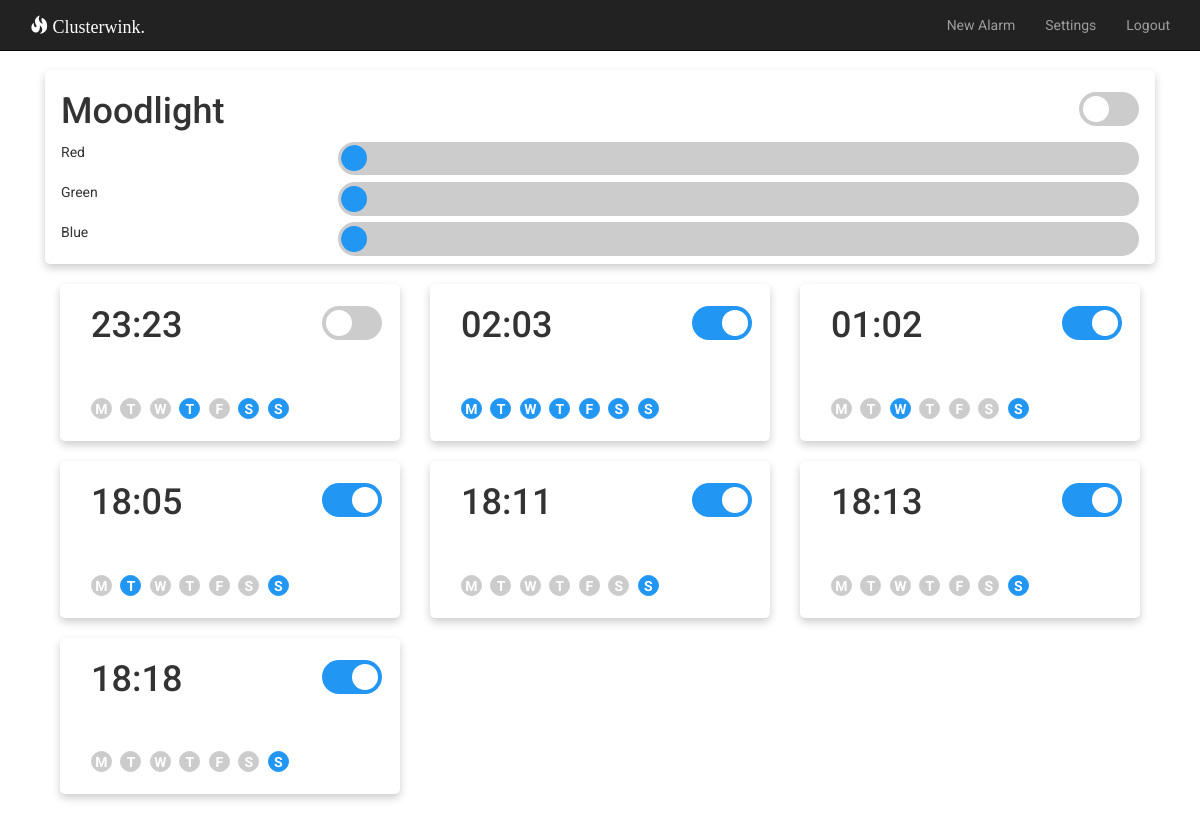
Before: /index (signed in) with the older database file.
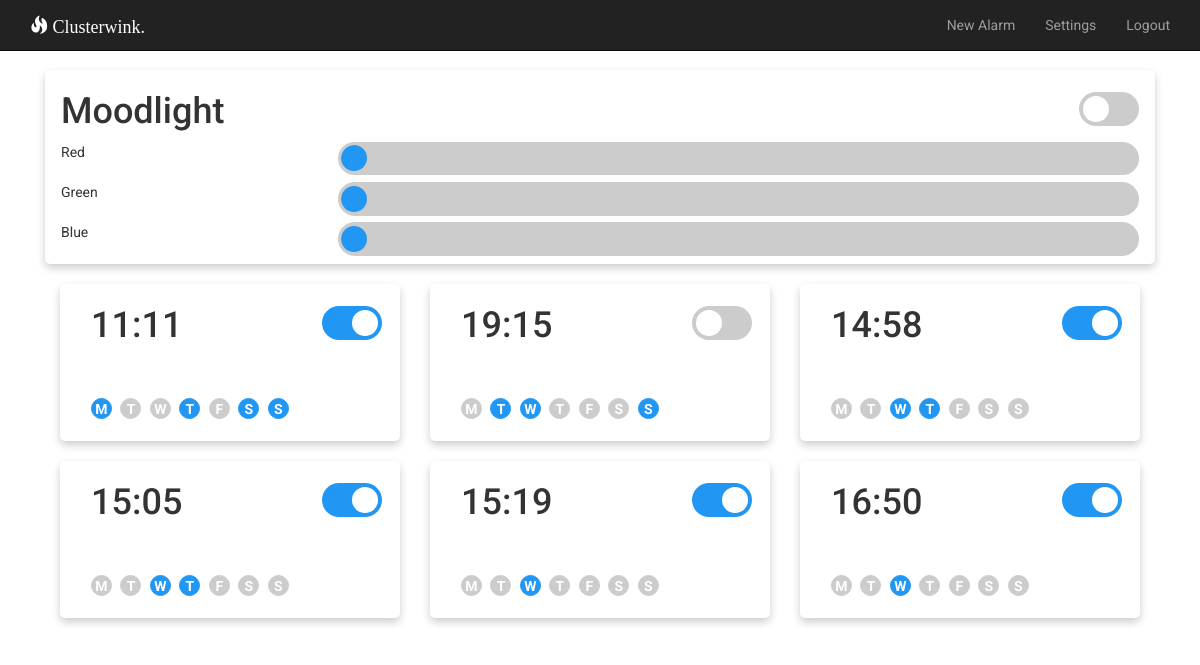
After: the same page with the newer database file.
### app/models.py (models this page shows, shortened)
class Alarm(db.Model):
	id = db.Column(db.Integer, primary_key=True)
	hour = db.Column(db.Integer, index=True)
	minute = db.Column(db.Integer, index=True)
	time = db.Column(db.Integer, index=True)
	active = db.Column(db.Boolean, default=True)
	repeat = db.Column(db.Boolean)
	label = db.Column(db.String(64))
	duration = db.Column(db.Integer)
	monday = db.Column(db.Boolean)
	tuesday = db.Column(db.Boolean)
	wednesday = db.Column(db.Boolean)
	thursday = db.Column(db.Boolean)
	friday = db.Column(db.Boolean)
	saturday = db.Column(db.Boolean)
	sunday = db.Column(db.Boolean)

### app/routes.py (the view)
@app.route('/')
@app.route('/index')
@login_required
def index():
	user = {'username': 'Lenny'}
	posts = [
		{
			'author': {'username': 'John'},
			'body': 'Beautiful day in Portland!'
		},
		{
			'author': {'username': 'Susan'},
			'body': 'The Avengers movie was so cool!'
		}
	]
	alarms = Alarm.query.all()
	return render_template('index.html', title='Home', posts=posts, alarms=alarms)

### app/models.py (called while the page is built)
@login.user_loader
def load_user(id):
	return User.query.get(int(id))

### app/templates/index.html (shortened to what this page needs)
{% extends "base.html" %}
{% block app_content %}
	<div class="col-lg-12">
		<div class="card">
				<div class="card-body" id="color-selector">
					<div class="row">
						<div class="col-xs-8 col-sm-9">
							<h1>Moodlight</h1>
						</div>
						<div class="col-xs-4 col-sm-3" align="right">
							<label class="switch">
								<span class="slider round"></span>
							</label>
						</div>
					</div>
					<div class="row">
						<div class="col-xs-3">Red</div>
						<div class="range-container col-xs-9"> <input type="range" min="0" max="255" value="0" id="red" onchange="set_color('red', this.value)"></div>
					</div>
					<div class="row">
						<div class="col-xs-3">Green</div>
						<div class="range-container col-xs-9"> <input type="range" min="0" max="255" value="0" id="green" onchange="set_color('green', this.value)"></div>
					</div>
					<div class="row">
						<div class="col-xs-3">Blue</div>
						<div class="range-container col-xs-9"> <input type="range" min="0" max="255" value="0" id="blue" onchange="set_color('blue', this.value)"></div>
					</div>
				</div>
	</div>
	{% for alarm in alarms %}
		<div class="col-lg-4 col-sm-6 " id="{{alarm.id}}">
			<div class="card">
				<div class="card-body">
					<div data-toggle="collapse" data-target="#card_{{ alarm.id }}" class="col-xs-8 col-sm-9" >
						<h1 >{{ "%02d" % alarm.hour }}:{{ "%02d" % alarm.minute }}</h1>
					</div>
					<div class="col-xs-4 col-sm-3" align="right">
						<label class="switch">
							<span class="slider round"></span>
						</label>
					</div>
					<div class="col-xs-12 day-bar">
						<div class="day-checkbox">
								<label for="monday_{{ alarm.id }}">M</label>
						</div>
						<div class="day-checkbox">
								<label for="tuesday_{{ alarm.id }}">T</label>
						</div>
						<div class="day-checkbox">
								<label for="wednesday_{{ alarm.id }}">W</label>
						</div>
						<div class="day-checkbox">
								<label for="thursday_{{ alarm.id }}">T</label>
						</div>
						<div class="day-checkbox">
								<label for="friday_{{ alarm.id }}">F</label>
						</div>
						<div class="day-checkbox">
								<label for="saturday_{{ alarm.id }}">S</label>
						</div>
						<div class="day-checkbox">
								<label for="sunday_{{ alarm.id }}">S</label>
						</div>
					</div>
				</div>
			</div>
		</div>
	{% endfor %}
{% endblock %}

### app/templates/base.html (shortened to what this page needs)
{% extends 'bootstrap/base.html' %}
{% block styles %}
	{{super()}}
	<link rel=stylesheet href="{{ url_for('static', filename='style.css') }}">
{% endblock %}
{% block navbar %}
	<nav class="navbar navbar-inverse navbar-fixed-top">
		<div class="container">
			<div class="navbar-header">
				<a class="navbar-brand" id="page_title" href="{{ url_for('index') }}"><span class="glyphicon glyphicon-fire"></span> Clusterwink.</a>
			</div>
			<div class="collapse navbar-collapse" id="bs-example-navbar-collapse-1">
				<ul class="nav navbar-nav navbar-right">
					{% if current_user.is_anonymous %}
					{% else %}
					<li><a href="{{ url_for('new') }}">New Alarm</a></li>
					<li><a href="{{ url_for('settings') }}">Settings</a></li>
					<li><a href="{{ url_for('logout') }}">Logout</a></li>
					{% endif %}
				</ul>
			</div>
		</div>
	</nav>
{% endblock %}
{% block content %}
	<div class="container">
			{% block app_content %}{% endblock %}
	</div>
{% endblock %}

### app/static/style.css (style rules this page uses)
body { padding-top: 70px; font-family: 'Roboto', sans-serif; }
.navbar { border-radius: 0; }
#page_title { font-family: 'Playfair Display', serif; }
.card { position: relative; display: flex; flex-direction: column; min-width: 0; word-wrap: break-word; background-color: white; background-clip: border-box; box-shadow: 0 4px 8px 0 rgba(0,0,0,0.2); transition: 0.3s; margin-bottom: 20px; border-radius: 5px; }
.card-body { padding: 2px 16px; }
.navbar-inverse .navbar-brand { color: white; }
.switch { position: relative; display: inline-block; min-width: 60px; min-height: 34px; margin-top: 20px; max-height: 54px; }
.slider { position: absolute; cursor: pointer; top: 0; left: 0; right: 0; bottom: 0; background-color: #ccc; -webkit-transition: .4s; transition: .4s; height: 34px; }
.slider:before { position: absolute; content: ""; height: 26px; width: 26px; left: 4px; bottom: 4px; background-color: white; -webkit-transition: .4s; transition: .4s; }
input:checked + .slider { background-color: #2196F3; }
input:checked + .slider:before { -webkit-transform: translateX(26px); -ms-transform: translateX(26px); transform: translateX(26px); }
.slider.round { border-radius: 34px; }
.slider.round:before { border-radius: 50%; }
.day-checkbox { position:relative; display: inline-block; width: 1.5em; margin-right: 5px; }
.day-checkbox label { background-color: #ccc; border: 1px solid #ccc; border-radius: 50%; text-align: center; width: 1.5em; height: 1.5em; display: inline-block; color: white; margin-top: 20px; margin-bottom: 20px; -webkit-transition: .4s; transition: .4s; }
.day-checkbox input[type="checkbox"]:checked + label { background-color: #2196F3; border-color: #2196F3; }
.day-checkbox input[type="checkbox"]:not(:checked) + label { background-color: #ccc; }
.range-container input { -webkit-appearance: none; width: 100%; height: 26px; margin: 10px 50px; background: #ccc; background-size: 150px 10px; background-position: center; background-repeat: no-repeat; overflow: hidden; outline: none; zoom: 130%; display: block; margin: auto; margin-bottom: 5px; border-radius: 17px; border: 3px solid #ccc; }

Changed rows visible on the page:
removed Alarm: hour "23", minute "23"
removed Alarm: hour "02", minute "03"
removed Alarm: hour "01", minute "02"
removed Alarm: hour "18", minute "05"
removed Alarm: hour "18", minute "11"
removed Alarm: hour "18", minute "13"
removed Alarm: hour "18", minute "18"
added Alarm: hour "11", minute "11"
added Alarm: hour "19", minute "15"
added Alarm: hour "14", minute "58"
added Alarm: hour "15", minute "05"
added Alarm: hour "15", minute "19"
added Alarm: hour "16", minute "50"
